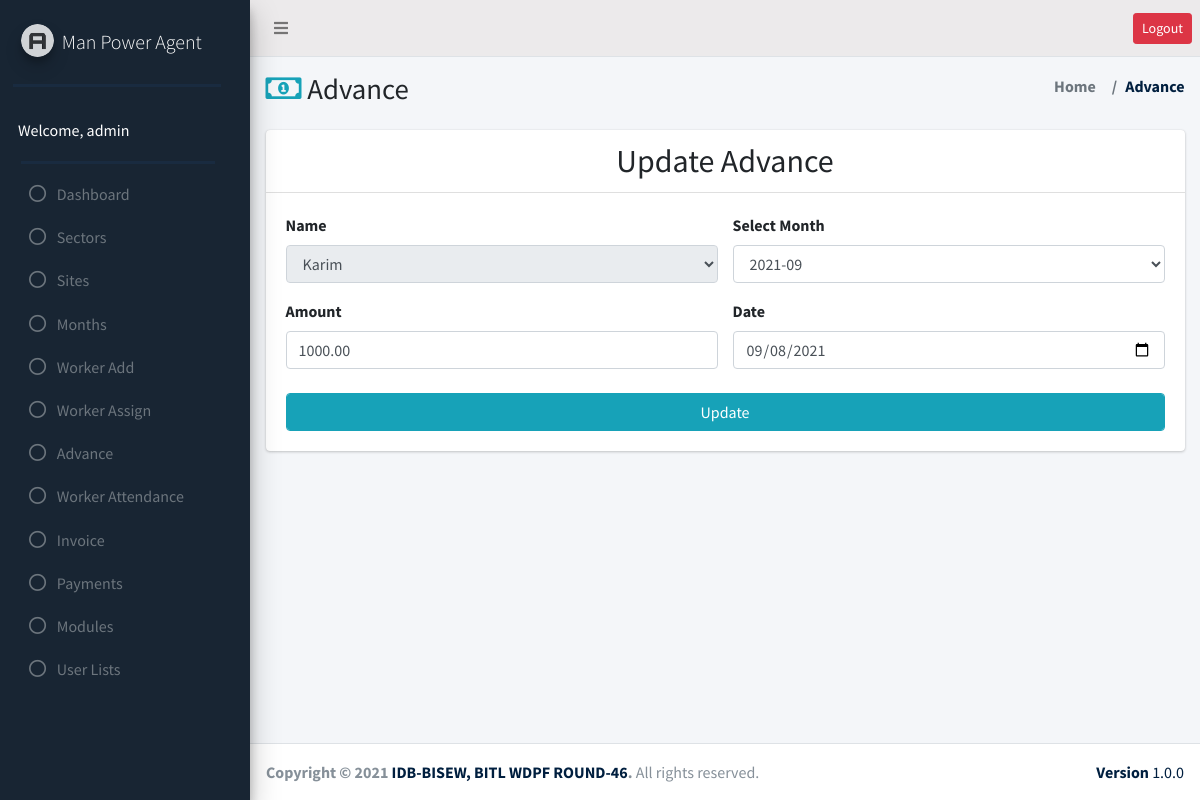
Page /advance/advance_edit.php?advance_editId=1 (signed in) on the committed database.
### tables this page shows
CREATE TABLE `user_role` (
  `id` int(11) NOT NULL,
  `adminID` int(11) NOT NULL,
  `sites_edit` int(50) DEFAULT NULL,
  `sites_delete` int(50) DEFAULT NULL,
  `sectors_edit` int(50) DEFAULT NULL,
  `sectors_delete` int(50) DEFAULT NULL,
  `add_worker_edit` int(50) DEFAULT NULL,
  `add_worker_delete` int(50) DEFAULT NULL,
  `worker_assign_edit` int(50) DEFAULT NULL,
  `worker_assign_delete` int(50) DEFAULT NULL,
  `advance_edit` int(50) DEFAULT NULL,
  `advance_delete` int(50) DEFAULT NULL,
  `payments_edit` int(50) DEFAULT NULL,
  `payments_delete` int(50) DEFAULT NULL,
  `month_edit` int(50) DEFAULT NULL,
  `month_delete` int(50) DEFAULT NULL,
  `modules_edit` int(50) DEFAULT NULL,
  `modules_delete` int(50) DEFAULT NULL,
  `user_lists_edit` int(50) DEFAULT NULL,
  `user_lists_delete` int(50) DEFAULT NULL,
  `worker_attendance_edit` int(11) NOT NULL,
  `worker_attendance_delete` int(11) NOT NULL,
  `invoice_edit` int(11) NOT NULL,
  `invoice_delete` int(11) NOT NULL
);

CREATE TABLE `advance` (
  `id` int(11) NOT NULL,
  `workerID` bigint(20) NOT NULL,
  `monthID` int(11) NOT NULL,
  `amount` decimal(10,2) NOT NULL,
  `date` date NOT NULL
);

CREATE TABLE `worker` (
  `id` bigint(20) NOT NULL,
  `name` varchar(255) NOT NULL,
  `iqama_number` varchar(255) NOT NULL,
  `local_number` varchar(255) NOT NULL,
  `whatsapp_number` varchar(150) NOT NULL,
  `photo` text NOT NULL,
  `iqama_photo` text NOT NULL,
  `current_address` text NOT NULL,
  `working_place` text NOT NULL,
  `daily_basic_salary` decimal(10,2) NOT NULL,
  `ot_rate` decimal(10,2) NOT NULL,
  `passport_number` varchar(100) NOT NULL,
  `status` enum('active','inactive') NOT NULL
);

CREATE TABLE `month` (
  `id` int(11) NOT NULL,
  `month_name` varchar(255) NOT NULL,
  `status` enum('active','inactive') NOT NULL
);

### advance/advance_edit.php (the view, shortened to what this page needs)
<?php
require("../header.php");
require("../sidebar.php");
require("../db_config.php");
if (isset($_GET['advance_editId'])) {
    $advance_editId = $_GET['advance_editId'];
    $editFetch = $conn->query("SELECT advance.id AS advance_id, advance.workerID, worker.name, advance.amount, advance.date, advance.monthID , month.month_name FROM `advance` JOIN worker ON advance.workerID= worker.id JOIN month ON month.id= advance.monthID WHERE advance.`id`= $advance_editId");
    $fetch = $editFetch->fetch_assoc();
}
?>
<section class="content-header">
    <div class="container-fluid">
        <div class="row mb-2">
            <div class="col-sm-6">
                <h1><i class="far fa-money-bill-alt text-cyan"></i> Advance</h1>
            </div>
            <div class="col-sm-6">
                <ol class="breadcrumb float-sm-right text-bold">
                    <li class="breadcrumb-item"><a class="text-secondary" href="./">Home</a></li>
                    <li class="breadcrumb-item"><a class="text-navy" href="#">Advance</a></li>
                </ol>
            </div>
        </div>
    </div>
</section>
<section class="content">
    <div class="container-fluid">
        <div class="row">
            <div class="col-md-12">
                <div class="card">
                    <div class="card-header ">
                        <h2 class="text-center mb-md-0 ">Update Advance</h2>
                    </div>
                    <div class="card-body">
                        <form method="post">
                            <div class="row mb-3">
                                <div class="col">
                                    <label for="edit_name">Name</label>
                                    <select name="update_name" class="form-control" id="" readonly>
                                        <option
                                            value="<?= $fetch['workerID']; ?>">
                                            <?= $fetch['name']; ?>
                                        </option>
                                    </select>
                                </div>
                                <div class="col">
                                    <label for="select_month">Select Month</label>
                                    <select class="form-control " name="update_month">
                                        <option
                                            value="<?= $fetch['monthID']; ?>">
                                            <?= $fetch['month_name']; ?>
                                        </option>
                                    </select>
                                </div>
                            </div>
                            <div class="row mb-4">
                                <div class="col">
                                    <label for="edit_amount">Amount</label>
                                    <input type="number" class="form-control" name="update_amount"
                                        value="<?= $fetch['amount']; ?>">
                                </div>
                                <div class="col">
                                    <label for="edit_date">Date</label>
                                    <input type="date" class="form-control" name="update_date"
                                        value="<?= $fetch['date']; ?>">
                                </div>
                            </div>
                            <div class="row">
                                <div class="col">
                                    <input type="submit" class="form-control btn btn-info" value="Update">
                                </div>
                            </div>
                        </form>
                    </div>
                </div>
            </div>
        </div>
    </div>
</section>
<?php require("../footer.php");

### sidebar.php (shortened to what this page needs)
 <?php
    $serverName = 'http://'.$_SERVER['SERVER_NAME'].'/man_power_agent';
    require_once("db_config.php");
?>
 <aside class="main-sidebar bg-success pt-14  elevation-4">
   <a href="" class="brand-link">
     <img src="<?= $serverName; ?>/assets/images/AdminLTELogo.png"
       alt="AdminLTE Logo" class="brand-image img-circle elevation-3" style="opacity: .8">
     <span class="brand-text font-weight-light">Man Power Agent</span>
   </a>
   <div class="bb-2"></div>
   <div class="sidebar">
     <div class="user-panel mt-3  d-flex">
       <div class="info text-white">
         Welcome, <?= $_SESSION['name']; ?>
       </div>
     </div>
     <div class="bb-2"></div>
     <nav class="mt-2">
       <ul class="nav nav-pills nav-sidebar flex-column" data-widget="treeview" role="menu" data-accordion="false">
       <li class="nav-item">
           <a href="http://localhost/man_power_agent/dashboard.php" class="nav-link">
             <i class="far fa-circle nav-icon"></i>
             <p>Dashboard</p>
           </a>
         </li>
         <?php
         $result = $conn->query("SELECT * FROM `admin`");
           while ($row = $result->fetch_assoc()) {
               if ($_SESSION['name'] == $row['name']) {
                   $id = $_SESSION['id'];
                   if ($row['status'] =='active') {
                       $userRoleTable= $conn->query("SELECT * FROM `user_role` JOIN admin ON admin.id= user_role.adminID WHERE `adminID`= $id");
                       while ($roleRow = $userRoleTable->fetch_assoc()) {
                           ?>
        <?php
           if ($roleRow['sectors_edit'] == '1'  || $roleRow['sectors_delete'] == '1') {
               ?>
         <li class="nav-item">
           <a href="http://localhost/man_power_agent/sectors/sectors.php" class="nav-link">
             <i class="far fa-circle nav-icon"></i>
             <p>Sectors</p>
           </a>
         </li>
         <?php
           }
           if ($roleRow['sites_edit'] == '1'  || $roleRow['sites_delete'] == '1') {
               ?>
         <li class="nav-item">
           <a href="http://localhost/man_power_agent/sites/sites.php" class="nav-link">
             <i class="far fa-circle nav-icon"></i>
             <p>Sites</p>
           </a>
         </li>
         <?php
           }
           if ($roleRow['month_edit'] == '1'  || $roleRow['month_delete'] == '1') { ?>
         <li class="nav-item">
           <a href="http://localhost/man_power_agent/month/month.php" class="nav-link">
             <i class="far fa-circle nav-icon"></i>
             <p>Months</p>
           </a>
         </li>
         <?php } ?>
        <?php  if ($roleRow['add_worker_edit'] == '1'  || $roleRow['add_worker_delete'] == '1') { ?>
         <li class="nav-item">
           <a href="http://localhost/man_power_agent/add_worker/add_worker.php" class="nav-link">
             <i class="far fa-circle nav-icon"></i>
             <p>Worker Add</p>
           </a>
         </li>
         <?php } ?>
         <?php  if ($roleRow['worker_assign_edit'] == '1'  || $roleRow['worker_assign_delete'] == '1') { ?>
         <li class="nav-item">
           <a href="http://localhost/man_power_agent/worker_assign/worker_assign.php" class="nav-link">
             <i class="far fa-circle nav-icon"></i>
             <p>Worker Assign</p>
           </a>
         </li>
         <?php  } ?>
         <?php  if ($roleRow['advance_edit'] == '1'  || $roleRow['advance_delete'] == '1') { ?>
         <li class="nav-item">
           <a href="http://localhost/man_power_agent/advance/advance.php" class="nav-link">
             <i class="far fa-circle nav-icon"></i>
             <p>Advance</p>
           </a>
         </li>
         <?php } ?>
         <?php  if ($roleRow['worker_attendance_edit'] == '1'  || $roleRow['worker_attendance_delete'] == '1') { ?>
         <li class="nav-item">
           <a href="http://localhost/man_power_agent/worker_attendance/worker_attendance.php" class="nav-link">
             <i class="far fa-circle nav-icon"></i>
             <p>Worker Attendance</p>
           </a>
         </li>
         <?php } ?>
         <?php  if ($roleRow['invoice_edit'] == '1'  || $roleRow['invoice_delete'] == '1') { ?>
         <li class="nav-item">
           <a href="http://localhost/man_power_agent/invoice/invoice.php" class="nav-link">
             <i class="far fa-circle nav-icon"></i>
             <p>Invoice</p>
           </a>
         </li>
         <?php } ?>
         <?php  if ($roleRow['payments_edit'] == '1'  || $roleRow['payments_delete'] == '1') { ?>
          <li class="nav-item">
           <a href="http://localhost/man_power_agent/payments/payments.php" class="nav-link">
             <i class="far fa-circle nav-icon"></i>
             <p>Payments</p>
           </a>
         </li>
         <?php } ?>
         <?php  if ($roleRow['modules_edit'] == '1'  || $roleRow['modules_delete'] == '1') { ?>
         <li class="nav-item">
           <a href="http://localhost/man_power_agent/modules/modules.php" class="nav-link">
             <i class="far fa-circle nav-icon"></i>
             <p>Modules</p>
           </a>
         </li>
         <?php } ?>
         <?php  if ($roleRow['user_lists_edit'] == '1'  || $roleRow['user_lists_delete'] == '1') { ?>
          <li class="nav-item">
           <a href="http://localhost/man_power_agent/user_lists/user_lists.php" class="nav-link">
             <i class="far fa-circle nav-icon"></i>
             <p>User Lists</p>
           </a>
         </li>
         <?php  } ?>
         <?php
                       }
                   }
                   else {
                       header("location: inactive_user.php");
                   }
               }
           }
         ?>
       </ul>
     </nav>
   </div>
 </aside>

### rows in the picture
user_role: sectors_edit 1 (drawn), sites_edit 0 (drawn), month_edit 1 (drawn), add_worker_edit 1 (drawn), worker_assign_edit 1 (drawn), advance_edit 1 (drawn), worker_attendance_edit 1 (drawn), invoice_edit 1 (drawn), payments_edit 1 (drawn), modules_edit 1 (drawn), user_lists_edit 1 (drawn)
advance: update_name "Karim", update_month "2021-09", update_amount "1000.00", update_date "09/08/2021"

### other values in the picture
$_SESSION['name'] "admin"
